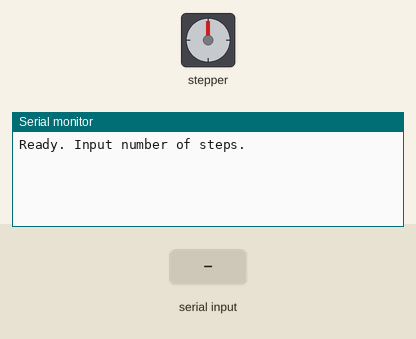
The sketch below on a simulated Arduino Uno, built with avr-gcc and run on an emulated ATmega328P. Parts: stepper motor, the last lines printed to the serial monitor. Wiring (inferred from the names in the program): stepper motor driver (200 steps per turn assumed): step pin 3; direction pin 4; enable pin 2. Inputs (shaded band) come from the test bench.

Above: at 1.2 s.
1.3 s: "-" received over Serial
At 3.1 s:
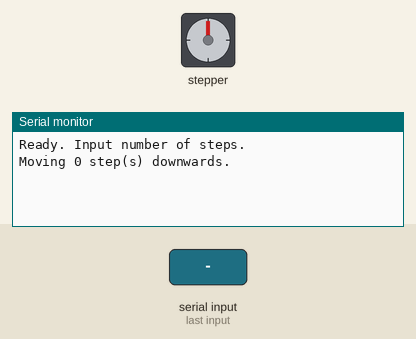
3.8 s: "+" received over Serial
At 6.0 s:
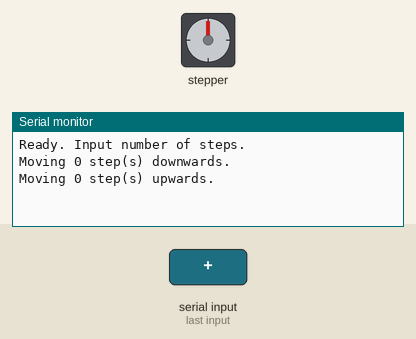
6.3 s: "90,45\n" received over Serial
At 8.2 s:
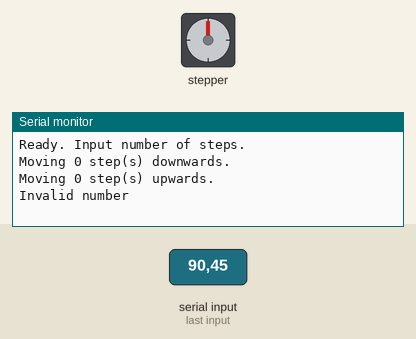

The sketch:

StepperMotor.ino
```cpp
//simple A4988 connection
//jumper reset and sleep together
//connect  VDD to Arduino 3.3v or 5v
//connect  GND to Arduino GND (GND near VDD)
//connect  1A and 1B to stepper coil 1
//connect 2A and 2B to stepper coil 2
//connect VMOT to power source (9v battery + term)
//connect GRD to power source (9v battery - term)


int stp = 3;  //connect pin 3 to step
int dir = 4;  // connect pin 4 to dir
int enable = 2;     //  gen counter

void setup()
{
  pinMode(stp, OUTPUT);
  pinMode(dir, OUTPUT);
  pinMode(enable, OUTPUT);

  digitalWrite(2, LOW);
  digitalWrite(dir, HIGH);

  Serial.begin(9600);
  Serial.println("Ready. Input number of steps.");
}


void loop()
{
  String s = Serial.readString();
  if (s.length() == 0)
    return;
  int sign = 1;
  int idx = 0;
  if (s.charAt(0) == '-') {
    sign = -1;
    idx++;
  }
  if (s.charAt(0) == '+') {
    idx++;
  }
  int num = 0;
  while (idx < s.length()) {
    char ch = s.charAt(idx++);
    if (ch < '0' || ch > '9') {
      Serial.println("Invalid number");
      return;
    }
    num *= 10;
    num += ch - '0';
  }

  Serial.print("Moving ");
  Serial.print(num);
  Serial.print(" step(s) ");
  if (sign == 1) {
    Serial.println("upwards.");
    digitalWrite(dir, HIGH);
  }
  else {
    Serial.println("downwards.");
    digitalWrite(dir, LOW);
  }

  digitalWrite(enable, LOW); // enable
  for (int i = 0; i < num; i++)
  {
    digitalWrite(stp, HIGH);
    delay(1);
    digitalWrite(stp, LOW);
    delay(1);
  }
  digitalWrite(enable, HIGH); // disable

}
```

Measured:
- after the input at 1.3 s, the serial monitor: prints a new line after 1.0 s (image 1)
- after the input at 3.8 s, the serial monitor: prints a new line after 1.0 s (image 2)
- after the input at 6.3 s, the serial monitor: prints a new line after 1.0 s (image 3)
